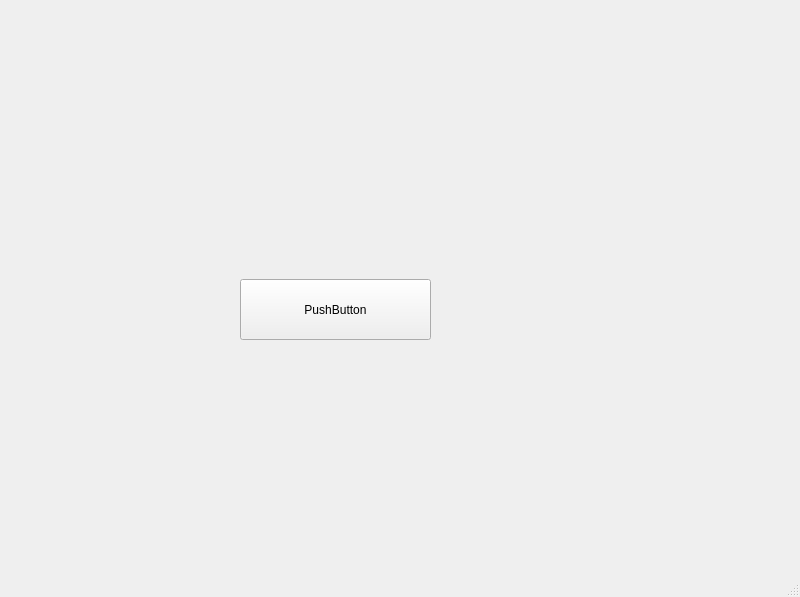
<?xml version="1.0" encoding="UTF-8"?>
<ui version="4.0">
 <class>MainWindow</class>
 <widget class="QMainWindow" name="MainWindow">
  <property name="geometry">
   <rect>
    <x>0</x>
    <y>0</y>
    <width>800</width>
    <height>597</height>
   </rect>
  </property>
  <property name="minimumSize">
   <size>
    <width>100</width>
    <height>0</height>
   </size>
  </property>
  <property name="windowTitle">
   <string>MainWindow</string>
  </property>
  <property name="toolButtonStyle">
   <enum>Qt::ToolButtonTextBesideIcon</enum>
  </property>
  <widget class="QWidget" name="centralwidget">
   <widget class="QPushButton" name="pushButton">
    <property name="geometry">
     <rect>
      <x>240</x>
      <y>279</y>
      <width>191</width>
      <height>61</height>
     </rect>
    </property>
    <property name="text">
     <string>PushButton</string>
    </property>
    <property name="icon">
     <iconset>
      <normaloff>star.png</normaloff>star.png</iconset>
    </property>
    <property name="flat">
     <bool>false</bool>
    </property>
   </widget>
  </widget>
  <widget class="QMenuBar" name="menubar">
   <property name="geometry">
    <rect>
     <x>0</x>
     <y>0</y>
     <width>800</width>
     <height>20</height>
    </rect>
   </property>
  </widget>
  <widget class="QStatusBar" name="statusbar"/>
 </widget>
 <resources/>
 <connections/>
</ui>
